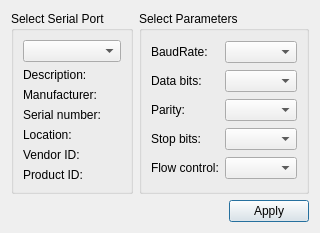
<?xml version="1.0" encoding="UTF-8"?>
<ui version="4.0">
 <class>SettingsDialog</class>
 <widget class="QDialog" name="SettingsDialog">
  <property name="geometry">
   <rect>
    <x>0</x>
    <y>0</y>
    <width>281</width>
    <height>216</height>
   </rect>
  </property>
  <property name="windowTitle">
   <string>Port Settings</string>
  </property>
  <layout class="QGridLayout" name="gridLayout_3">
   <item row="1" column="0" colspan="2">
    <layout class="QHBoxLayout" name="horizontalLayout">
     <item>
      <spacer name="horizontalSpacer">
       <property name="orientation">
        <enum>Qt::Horizontal</enum>
       </property>
       <property name="sizeHint" stdset="0">
        <size>
         <width>96</width>
         <height>20</height>
        </size>
       </property>
      </spacer>
     </item>
     <item>
      <widget class="QPushButton" name="applyButton">
       <property name="text">
        <string>Apply</string>
       </property>
      </widget>
     </item>
    </layout>
   </item>
   <item row="0" column="1">
    <widget class="QGroupBox" name="parametersBox">
     <property name="title">
      <string>Select Parameters</string>
     </property>
     <layout class="QGridLayout" name="gridLayout_2">
      <item row="0" column="0">
       <widget class="QLabel" name="baudRateLabel">
        <property name="text">
         <string>BaudRate:</string>
        </property>
       </widget>
      </item>
      <item row="0" column="1">
       <widget class="QComboBox" name="baudRateBox"/>
      </item>
      <item row="1" column="0">
       <widget class="QLabel" name="dataBitsLabel">
        <property name="text">
         <string>Data bits:</string>
        </property>
       </widget>
      </item>
      <item row="1" column="1">
       <widget class="QComboBox" name="dataBitsBox"/>
      </item>
      <item row="2" column="0">
       <widget class="QLabel" name="parityLabel">
        <property name="text">
         <string>Parity:</string>
        </property>
       </widget>
      </item>
      <item row="2" column="1">
       <widget class="QComboBox" name="parityBox"/>
      </item>
      <item row="3" column="0">
       <widget class="QLabel" name="stopBitsLabel">
        <property name="text">
         <string>Stop bits:</string>
        </property>
       </widget>
      </item>
      <item row="3" column="1">
       <widget class="QComboBox" name="stopBitsBox"/>
      </item>
      <item row="4" column="0">
       <widget class="QLabel" name="flowControlLabel">
        <property name="text">
         <string>Flow control:</string>
        </property>
       </widget>
      </item>
      <item row="4" column="1">
       <widget class="QComboBox" name="flowControlBox"/>
      </item>
     </layout>
    </widget>
   </item>
   <item row="0" column="0">
    <widget class="QGroupBox" name="selectBox">
     <property name="title">
      <string>Select Serial Port</string>
     </property>
     <layout class="QGridLayout" name="gridLayout">
      <item row="0" column="0">
       <widget class="QComboBox" name="serialPortInfoListBox"/>
      </item>
      <item row="1" column="0">
       <widget class="QLabel" name="descriptionLabel">
        <property name="text">
         <string>Description:</string>
        </property>
       </widget>
      </item>
      <item row="2" column="0">
       <widget class="QLabel" name="manufacturerLabel">
        <property name="text">
         <string>Manufacturer:</string>
        </property>
       </widget>
      </item>
      <item row="3" column="0">
       <widget class="QLabel" name="serialNumberLabel">
        <property name="text">
         <string>Serial number:</string>
        </property>
       </widget>
      </item>
      <item row="4" column="0">
       <widget class="QLabel" name="locationLabel">
        <property name="text">
         <string>Location:</string>
        </property>
       </widget>
      </item>
      <item row="5" column="0">
       <widget class="QLabel" name="vidLabel">
        <property name="text">
         <string>Vendor ID:</string>
        </property>
       </widget>
      </item>
      <item row="6" column="0">
       <widget class="QLabel" name="pidLabel">
        <property name="text">
         <string>Product ID:</string>
        </property>
       </widget>
      </item>
     </layout>
    </widget>
   </item>
  </layout>
 </widget>
 <resources/>
 <connections/>
</ui>
